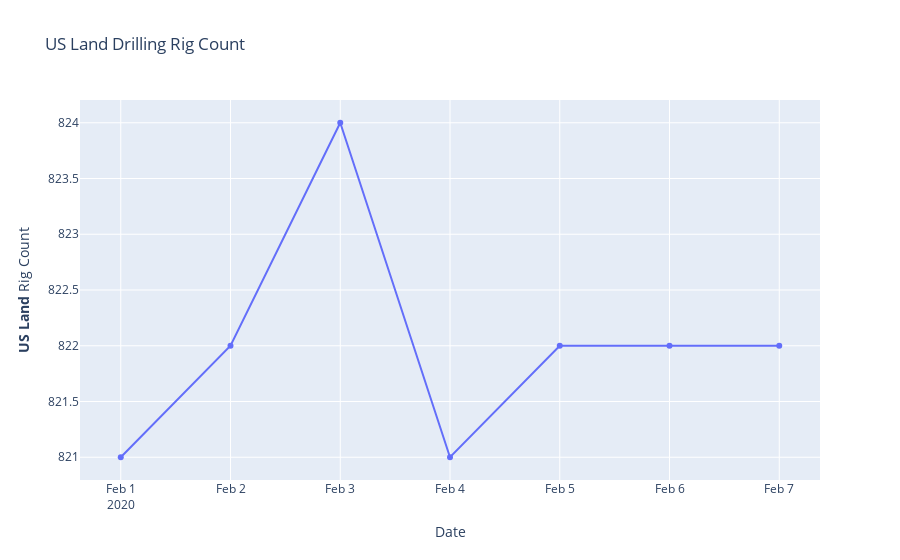

The code cell stored with this chart in its notebook:
### Code cell
import plotly.graph_objects as go
fig = go.Figure([go.Scatter(x=di2['Date'], y=di2['Total'])])
fig.update_layout(title_text="US Land Drilling Rig Count")
fig.update_xaxes(title_text="Date")
fig.update_yaxes(title_text="<b>US Land</b> Rig Count")
fig.show()

# fig = go.Figure()
# fig.add_trace(go.Scatter(
#                 x=di2.Date,
#                 y=di2['Total'],
#                 name="Industry Rig Count",
#                 line_color='deepskyblue',
#                 opacity=0.8))

# fig.add_trace(go.Scatter(
#                 x=region2.Date,
#                 y=region2['Total'],
#                 name="PTEN Rig Count",
#                 line_color='dimgray',
#                 opacity=0.8))

# # Use date string to set xaxis range
# fig.update_layout(xaxis_range=['2020-02-01','2020-02-07'],
#                   title_text="Manually Set Date Range")
# fig.show()

### Figure 1 — Plotly figure (JSON) as saved in the notebook; plotly's stock layout.template omitted (floating-point values rounded to 4 significant figures)
{"data": [{"type": "scatter", "x": ["2020-02-01T00:00:00", "2020-02-02T00:00:00", "2020-02-03T00:00:00", "2020-02-04T00:00:00", "2020-02-05T00:00:00", "2020-02-06T00:00:00", "2020-02-07T00:00:00"], "y": [821, 822, 824, 821, 822, 822, 822]}], "layout": {"title": {"text": "US Land Drilling Rig Count"}, "xaxis": {"title": {"text": "Date"}}, "yaxis": {"title": {"text": "<b>US Land</b> Rig Count"}}}}
